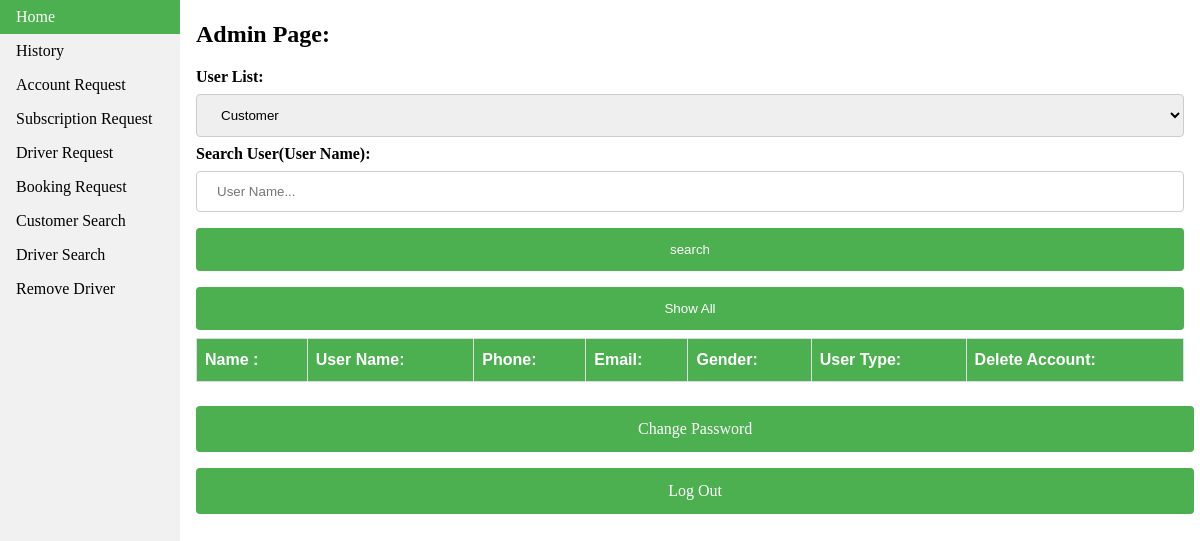
The app's page /adminhome.php (signed in), older data.
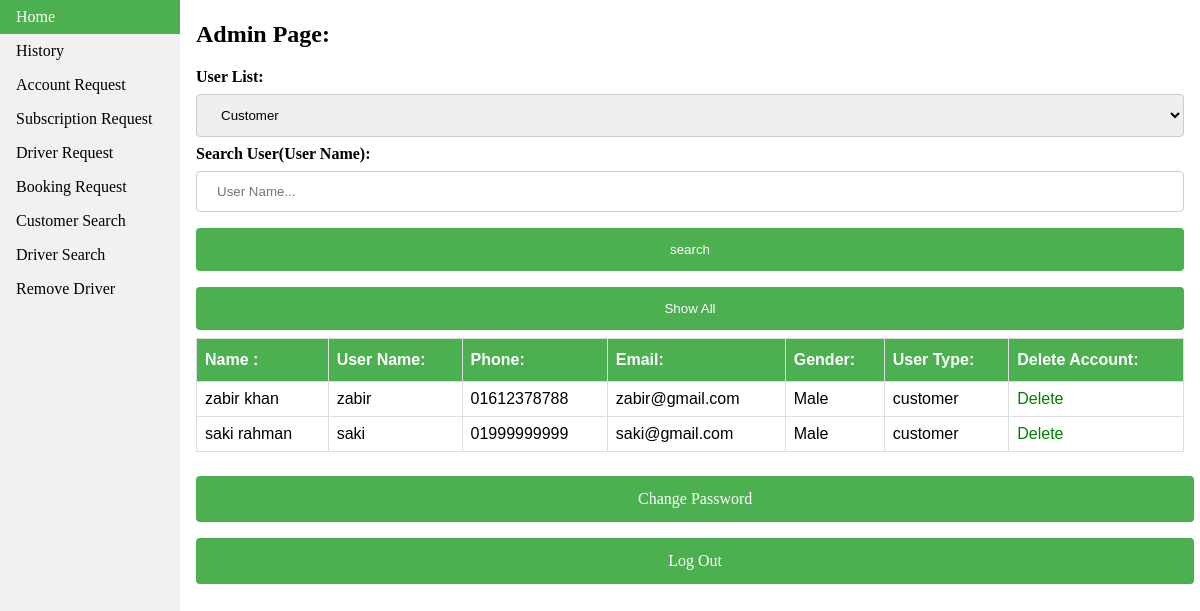
The same page, newer data.
### tables this page shows
CREATE TABLE `customerinfo` (
  `firstName` varchar(100) NOT NULL,
  `lastName` varchar(100) NOT NULL,
  `userName` varchar(100) NOT NULL,
  `phone` varchar(100) NOT NULL,
  `email` varchar(100) NOT NULL,
  `gender` varchar(100) NOT NULL,
  `userType` varchar(100) NOT NULL,
  `subscription` varchar(100) NOT NULL,
  `month` varchar(100) NOT NULL,
  `air` varchar(100) NOT NULL,
  `payment` varchar(100) NOT NULL
);

### function.php (called while the page is built, shortened)
<?php
function customerdataread()
{
global $data;
$connect = mysqli_connect( "localhost", "root", "","transporter");
$sql=" select * from customerinfo ";
$result = mysqli_query($connect,$sql) or die  ( mysqli_error($connect)  );
while ($row = mysqli_fetch_assoc($result)  )
{
$cd["FirstName"]=$row["firstName"];
$cd["LastName"]=$row["lastName"];
$cd["UserName"]=$row["userName"];
$cd["Phone"]=$row["phone"];
$cd["Email"]=$row["email"];
$cd["Gender"]=$row["gender"];
$cd["UserType"]=$row["userType"];
$data[] = $cd;
}
}
?>

### adminhome.php (the view, shortened to what this page needs)
<?php
if(isset($_COOKIE["valid"]) && $_COOKIE["valid"]=="yes")
{
?>
<!DOCTYPE html>
<html>
<head>
</head>
<body>
<ul>
  <li><a class="active" href="#home">Home</a></li>
  <li><a href="history.php">History</a></li>
  <li><a href="seerequest.php">Account Request</a></li>
  <li><a href="subscriptionrequest.php">Subscription Request</a></li>
  <li><a href="seedriverrequest.php">Driver Request</a></li>
  <li><a href="seebookingrequest.php">Booking Request</a></li>
  <li><a href="livesearch.php">Customer Search</a></li>
  <li><a href="livesearchdriver.php">Driver Search</a></li>
  <li><a href="deletedriveraccount.php">Remove Driver</a></li>
</ul>
<div style="margin-left:15%;padding:1px 16px;height:1000px;">
<p><h2>Admin Page:</h2></p>
<p>
  <form action="adminhome.php" method="post" name="fm">
    <strong>User List:</strong>
     <select  style="width: 100%; padding: 12px 20px;margin: 8px 0;display: inline-block;border: 1px solid #ccc;border-radius: 4px;
     box-sizing: border-box;"
id="utist" name="ulist">
      <option value="customer">Customer </option>
    </select>
<strong>Search User(User Name):</strong>
 <input style="width: 100%;padding: 12px 20px;margin: 8px 0;display: inline-block;border: 1px solid #ccc;border-radius: 4px;
    box-sizing: border-box;" type="text" name="uname" placeholder="User Name...">
     <input style="width: 100%;background-color: #4CAF50;color: white;padding: 14px 20px;margin: 8px 0;border: none;border-radius: 4px;
    cursor: pointer;float: left;" type="submit"  name="search" value="search"   onclick="return  valid()"  ><br>
     <input style="width: 100%;background-color: #4CAF50;color: white;padding: 14px 20px;margin: 8px 0;border: none;border-radius: 4px;
    cursor: pointer;float: left;" type="submit"  name="showall" value="Show All"><br>
  </form>
</p>
<p>
<table style="font-family: Trebuchet MS, Arial, Helvetica, sans-serif;
  border-collapse: collapse;
  width: 100%;">
  <tr>
  <th style="border: 1px solid #ddd; padding: 8px;padding-top: 12px;padding-bottom: 12px;text-align: left;
  background-color: #4CAF50;
  color: white;">Name :</th>
    <th style="border: 1px solid #ddd; padding: 8px;padding-top: 12px;padding-bottom: 12px;text-align: left;
  background-color: #4CAF50;
  color: white;">User Name: </th>
    <th style="border: 1px solid #ddd; padding: 8px;padding-top: 12px;padding-bottom: 12px;text-align: left;
  background-color: #4CAF50;
  color: white;">Phone: </th>
    <th style="border: 1px solid #ddd; padding: 8px;padding-top: 12px;padding-bottom: 12px;text-align: left;
  background-color: #4CAF50;
  color: white;">Email:</th>
  <th style="border: 1px solid #ddd; padding: 8px;padding-top: 12px;padding-bottom: 12px;text-align: left;
  background-color: #4CAF50;
  color: white;">Gender:</th>
  <th style="border: 1px solid #ddd; padding: 8px;padding-top: 12px;padding-bottom: 12px;text-align: left;
  background-color: #4CAF50;
  color: white;">User Type:</th>
  <th style="border: 1px solid #ddd; padding: 8px;padding-top: 12px;padding-bottom: 12px;text-align: left;
  background-color: #4CAF50;
  color: white;">Delete Account:</th>
  </tr>
<?php
if( !  (  isset($_POST["showall"]) ||  isset($_POST["search"]) )   )
{
$data=array();
$cd=array();
include("function.php");
customerdataread();
foreach ($data as  $v)
{
 ?>
<tr >
    <td style="border: 1px solid #ddd; padding: 8px;" ><?php echo $v["FirstName"] ."  ". $v["LastName"];   ?></td>
    <td style="border: 1px solid #ddd; padding: 8px;"><?php  echo $v["UserName"];   ?></td>
    <td style="border: 1px solid #ddd; padding: 8px;"><?php  echo $v["Phone"];   ?></td>
    <td style="border: 1px solid #ddd; padding: 8px;"><?php  echo $v["Email"];   ?></td>
     <td style="border: 1px solid #ddd; padding: 8px;"><?php  echo $v["Gender"];   ?></td>
     <td style="border: 1px solid #ddd; padding: 8px;"><?php  echo $v["UserType"];   ?></td>
     <td style="border: 1px solid #ddd; padding: 8px;"><a style='text-decoration:none;color:green;' href='deletecustomer.php?d=<?php echo $v["UserName"] ; ?> ' >
     Delete</a></td>
 </tr>
<?php
 }
}
?>
</table>
</p>
<a href="changepassadmin.php"  style="width: 97%;background-color: #4CAF50;color: white;padding: 14px 20px;margin: 8px 0;border: none;
   border-radius: 4px; cursor: pointer;text-align:center;text-decoration: none;float: left;">Change Password</a><br><br><br>
<a href="Logout.php"  style="width: 97%;background-color: #4CAF50;color: white;padding: 14px 20px;margin: 8px 0;border: none;
   border-radius: 4px; cursor: pointer;text-align:center;text-decoration: none;float: left;">Log Out</a><br><br><br>
</div>
</body>
</html>
<?php
}
else
{
 echo "<h1 style='color:red;text-align:center;'>You are not authorized to enter this page without Login.</h1><br><br>";
 echo "<h1 ><b style='color:black;text-align:center;'><u>Login First:</u><a  href='login.php' style='color:green;text-decoration:none;' >Go To Login Page    </a></b></h1>";
}
?>

### adminhome.php (style rules this page uses)
body { margin: 0; }
ul { list-style-type: none; margin: 0; padding: 0; width: 15%; background-color: #f1f1f1; position: fixed; height: 100%; overflow: auto; }
li a { display: block; color: #000; padding: 8px 16px; text-decoration: none; }
li a.active { background-color: #4CAF50; color: white; }

Row changes from the older to the newer data that the page shows:
added customerinfo: firstName "zabir", lastName "khan", userName "zabir", phone "01612378788", email "zabir@gmail.com", gender "Male", userType "customer"
added customerinfo: firstName "saki", lastName "rahman", userName "saki", phone "01999999999", email "saki@gmail.com", gender "Male", userType "customer"
